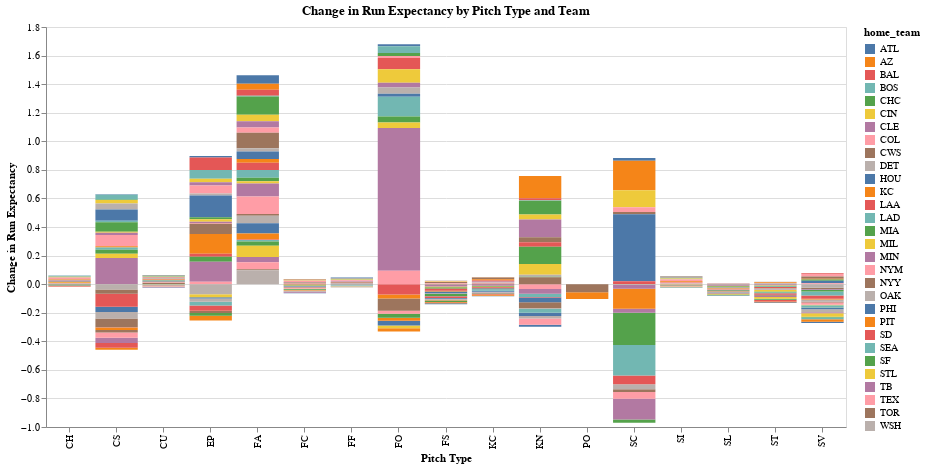

Write notebook code for a chart like this one.
### Markdown cell above
How do different teams' run expectancy change based on the pitch types they face?

### Code cell
import altair as alt
import pandas as pd

# Assuming `data` is your dataframe

# Aggregating data for visualization
aggregated_data = combined_data.groupby(['home_team', 'pitch_type']).agg({'delta_run_exp': 'mean'}).reset_index()

# Create an Altair chart
chart = alt.Chart(aggregated_data).mark_bar().encode(
    x=alt.X('pitch_type:N', title='Pitch Type'),
    y=alt.Y('delta_run_exp:Q', title='Change in Run Expectancy'),
    color='home_team:N',
    tooltip=['home_team', 'pitch_type', 'delta_run_exp']
).properties(
    width=800,
    height=400,
    title='Change in Run Expectancy by Pitch Type and Team'
).interactive()

chart

### Figure 1 — Vega-Lite specification as saved in the notebook (floating-point values rounded to 4 significant figures; data arrays with more than 128 entries replaced by an {"elided": "..."} marker saying what was removed)
{"config": {"view": {"continuousWidth": 300, "continuousHeight": 300}}, "data": {"name": "data-24fc3c5b32826f1afc32ea02fe2045e3"}, "mark": {"type": "bar"}, "encoding": {"color": {"field": "home_team", "type": "nominal"}, "tooltip": [{"field": "home_team", "type": "nominal"}, {"field": "pitch_type", "type": "nominal"}, {"field": "delta_run_exp", "type": "quantitative"}], "x": {"field": "pitch_type", "title": "Pitch Type", "type": "nominal"}, "y": {"field": "delta_run_exp", "title": "Change in Run Expectancy", "type": "quantitative"}}, "height": 400, "params": [{"name": "param_1", "select": {"type": "interval", "encodings": ["x", "y"]}, "bind": "scales"}], "title": "Change in Run Expectancy by Pitch Type and Team", "width": 800, "$schema": "https://vega.github.io/schema/vega-lite/v5.17.0.json", "datasets": {"data-24fc3c5b32826f1afc32ea02fe2045e3": {"elided": "489 records"}}}
